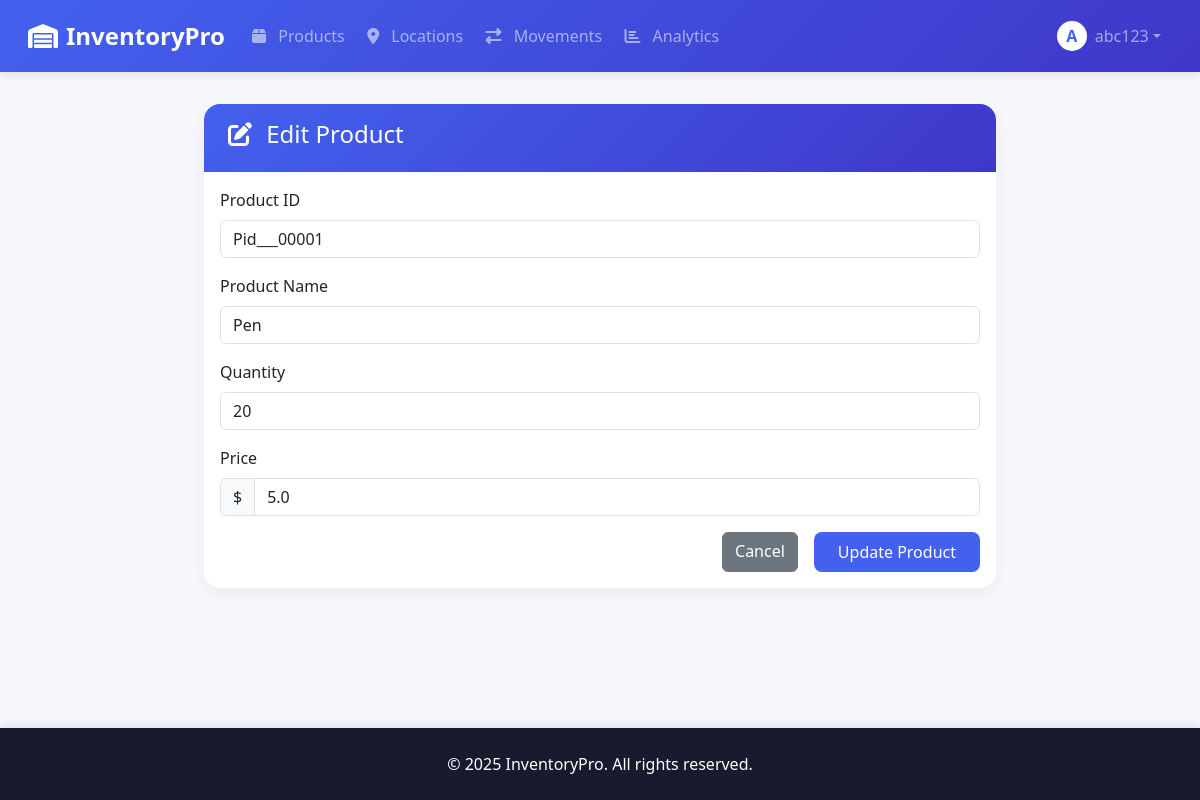
The page /edit_product/Pid___00001 (signed in) on the database its author committed.
### app.py (models this page shows, shortened)
class User(UserMixin, db.Model):
    id = db.Column(db.Integer, primary_key=True)
    username = db.Column(db.String(50), unique=True, nullable=False)
    password_hash = db.Column(db.String(128))
    is_admin = db.Column(db.Boolean, default=False)
    created_at = db.Column(db.DateTime, default=datetime.utcnow)

class Product(db.Model):
    product_id = db.Column(db.String(50), primary_key=True)
    name = db.Column(db.String(100), nullable=False)
    quantity = db.Column(db.Integer, default=0)
    price = db.Column(db.Float, default=0.0)

### app.py (the view, shortened to what this page needs)
@app.route('/edit_product/<product_id>', methods=['GET', 'POST'])
@login_required
def edit_product(product_id):
    product = Product.query.get_or_404(product_id)
    return render_template('edit_product.html', product=product)

### app.py (called while the page is built)
@login_manager.user_loader
def load_user(user_id):
    return User.query.get(int(user_id))

### templates/edit_product.html
{% extends "base.html" %}
{% block content %}
<div class="row justify-content-center">
    <div class="col-lg-8">
        <div class="card">
            <div class="card-header bg-primary text-white">
                <h4><i class="fas fa-edit me-2"></i> Edit Product</h4>
            </div>
            <div class="card-body">
                <form method="POST" action="{{ url_for('edit_product', product_id=product.product_id) }}">
                    <div class="mb-3">
                        <label for="productId" class="form-label">Product ID</label>
                        <input type="text" class="form-control" id="productId" value="{{ product.product_id }}" readonly>
                    </div>
                    <div class="mb-3">
                        <label for="productName" class="form-label">Product Name</label>
                        <input type="text" class="form-control" id="productName" name="name" value="{{ product.name }}" required>
                    </div>
                    <div class="mb-3">
                        <label for="productQuantity" class="form-label">Quantity</label>
                        <input type="number" class="form-control" id="productQuantity" name="quantity" value="{{ product.quantity }}" min="0" required>
                    </div>
                    <div class="mb-3">
                        <label for="productPrice" class="form-label">Price</label>
                        <div class="input-group">
                            <span class="input-group-text">$</span>
                            <input type="number" step="0.01" class="form-control" id="productPrice" name="price" value="{{ product.price }}" min="0" required>
                        </div>
                    </div>
                    <div class="d-grid gap-2 d-md-flex justify-content-md-end">
                        <a href="{{ url_for('products') }}" class="btn btn-secondary me-md-2">Cancel</a>
                        <button type="submit" class="btn btn-primary">Update Product</button>
                    </div>
                </form>
            </div>
        </div>
    </div>
</div>
{% endblock %}

### templates/base.html (shortened to what this page needs)
<!DOCTYPE html>
<html lang="en">
<head>
    <link href="https://cdn.jsdelivr.net/npm/bootstrap@5.3.0/dist/css/bootstrap.min.css" rel="stylesheet">
    <link rel="stylesheet" href="https://cdnjs.cloudflare.com/ajax/libs/font-awesome/6.4.0/css/all.min.css">
    <link rel="stylesheet" href="https://cdnjs.cloudflare.com/ajax/libs/animate.css/4.1.1/animate.min.css">
    <link rel="stylesheet" href="{{ url_for('static', filename='css/style.css') }}">
</head>
<body>
    <nav class="navbar navbar-expand-lg navbar-dark sticky-top">
        <div class="container">
            <a class="navbar-brand" href="{{ url_for('home') }}">
                <i class="fa fa-warehouse me-2"></i> InventoryPro
            </a>
            <div class="collapse navbar-collapse" id="navbarNav">
                <ul class="navbar-nav me-auto">
                    <li class="nav-item"><a class="nav-link" href="{{ url_for('products') }}"><i class="fa fa-box me-2"></i> Products</a></li>
                    <li class="nav-item"><a class="nav-link" href="{{ url_for('locations') }}"><i class="fa fa-map-marker-alt me-2"></i> Locations</a></li>
                    <li class="nav-item"><a class="nav-link" href="{{ url_for('movements') }}"><i class="fa fa-exchange-alt me-2"></i> Movements</a></li>
                    <li class="nav-item"><a class="nav-link" href="{{ url_for('report') }}"><i class="fa fa-chart-bar me-2"></i> Analytics</a></li>
                </ul>
                <ul class="navbar-nav">
                    {% if current_user.is_authenticated %}
                    <li class="nav-item dropdown">
                        <a class="nav-link dropdown-toggle d-flex align-items-center" href="#" id="userDropdown" role="button" data-bs-toggle="dropdown">
                            <div class="avatar me-2">{{ current_user.username[0]|upper }}</div>{{ current_user.username }}
                        </a>
                    </li>
                    {% else %}
                    <li class="nav-item"><a class="nav-link" href="{{ url_for('login') }}"><i class="fa fa-sign-in-alt me-2"></i> Login</a></li>
                    <li class="nav-item"><a class="nav-link btn btn-outline-light ms-2" href="{{ url_for('register') }}"><i class="fa fa-user-plus me-2"></i> Register</a></li>
                    {% endif %}
                </ul>
            </div>
        </div>
    </nav>
    <main class="container-fluid px-0">
        {% block content %}{% endblock %}
    </main>
    <footer class="text-center">
        <div class="container">
            <p class="mb-0">© {{ current_year if current_year else '2025' }} InventoryPro. All rights reserved.</p>
        </div>
    </footer>
</body>
</html>

### static/style.css (style rules this page uses)
:root { --primary-color: #4361ee; --secondary-color: #3f37c9; --accent-color:rgb(185, 240, 76); --dark-color: #1a1a2e; --light-color: #f8f9fa; --success-color: #4bb543; --warning-color: #ffcc00; --danger-color: #f44336; }
body { font-family: 'Segoe UI', Tahoma, Geneva, Verdana, sans-serif; background-color: #f5f7fa; color: #333; min-height: 100vh; display: flex; flex-direction: column; }
.navbar { box-shadow: 0 2px 10px rgba(0, 0, 0, 0.1); background: linear-gradient(135deg, var(--primary-color), var(--secondary-color)); padding: 0.8rem 1rem; }
.navbar-brand { font-weight: 700; font-size: 1.5rem; display: flex; align-items: center; }
.nav-link { font-weight: 500; padding: 0.5rem 1rem; margin: 0 0.2rem; border-radius: 0.5rem; transition: all 0.3s ease; }
main { flex: 1; padding-top: 2rem; padding-bottom: 3rem; }
.container { max-width: 1400px; }
.card { border: none; border-radius: 1rem; box-shadow: 0 5px 15px rgba(0, 0, 0, 0.05); transition: transform 0.3s ease, box-shadow 0.3s ease; margin-bottom: 1.5rem; overflow: hidden; }
.card-header { background: linear-gradient(135deg, var(--primary-color), var(--secondary-color)); color: white; font-weight: 600; padding: 1rem 1.5rem; border-bottom: none; }
.btn-primary { background-color: var(--primary-color); border: none; padding: 0.5rem 1.5rem; border-radius: 0.5rem; font-weight: 500; transition: all 0.3s; }
footer { background-color: var(--dark-color); color: white; padding: 1.5rem 0; margin-top: auto; box-shadow: 0 -2px 10px rgba(0, 0, 0, 0.1); }
.avatar { width: 30px; height: 30px; background-color: #fff; color: var(--primary-color); border-radius: 50%; display: flex; align-items: center; justify-content: center; font-weight: bold; }

### templates/base.html (style rules this page uses)
:root { --primary-color: #4361ee; --secondary-color: #3f37c9; --accent-color: #4cc9f0; --dark-color: #1a1a2e; --light-color: #f8f9fa; --success-color: #4bb543; --warning-color: #ffcc00; --danger-color: #f44336; }
body { font-family: 'Segoe UI', Tahoma, Geneva, Verdana, sans-serif; background-color: #f5f7fa; color: #333; min-height: 100vh; display: flex; flex-direction: column; background-image: url('https://images.unsplash.com/photo-1616485939385-496653f78a95?auto=format&fit=crop&w=2070&q=80'); background-size: cover; background-position: center; background-attachment: fixed; }
.navbar { box-shadow: 0 2px 10px rgba(0, 0, 0, 0.1); background: linear-gradient(135deg, var(--primary-color), var(--secondary-color)); padding: 0.8rem 1rem; }
.navbar-brand { font-weight: 700; font-size: 1.5rem; display: flex; align-items: center; }
.nav-link { font-weight: 500; padding: 0.5rem 1rem; margin: 0 0.2rem; border-radius: 0.5rem; transition: all 0.3s ease; }
.avatar { width: 30px; height: 30px; background-color: #fff; color: var(--primary-color); border-radius: 50%; display: flex; align-items: center; justify-content: center; font-weight: bold; }
main { flex: 1; }
.card { border: none; border-radius: 1rem; box-shadow: 0 5px 15px rgba(0, 0, 0, 0.05); transition: transform 0.3s ease, box-shadow 0.3s ease; }
.btn-primary { background-color: var(--primary-color); border: none; border-radius: 0.5rem; }
footer { background-color: var(--dark-color); color: white; padding: 1.5rem 0; margin-top: auto; box-shadow: 0 -2px 10px rgba(0, 0, 0, 0.1); }

### rows shown on the page
User: username "A", username "abc123"
Product: product_id "Pid___00001", name "Pen", quantity "20", price "5.0"

### other values the page prints
{{ current_year if current_year else '2025' }} "2025"
